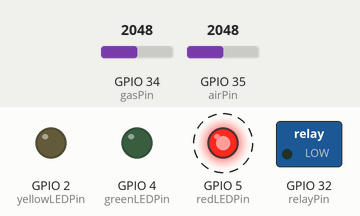
Simulated run of this sketch. Board: ESP32. On the bench: switched loads named in the sketch (green lamp = pin HIGH), output pins drawn as LEDs (lit = HIGH). Dashed ring = blinking. Inputs (shaded band) come from the test bench; at power-on: GPIO 34 (gasPin) = 2048, GPIO 35 (airPin) = 2048. WiFi joins after 1.5 s; servers stay silent unless stated; the local clock reads 2024-03-15 10:24:30 at power-on unless the sketch sets it; what the sketch prints to the serial monitor is not drawn.

Above: at 2.4 s.
2.8 s: GPIO 34 (gasPin) set to 1052
At 8.55 s:
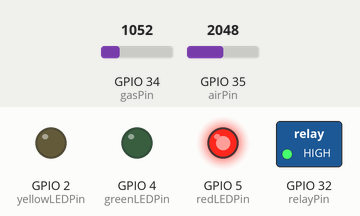
10.3 s: GPIO 34 (gasPin) set to 951
21.5 s: GPIO 35 (airPin) set to 1048
28.3 s: GPIO 35 (airPin) set to 932
At 34.8 s:
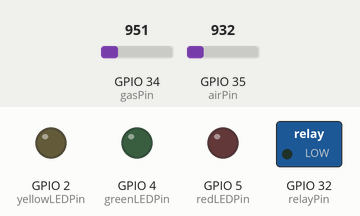
35.1 s: GPIO 35 (airPin) set to 1228
At 41.4 s:
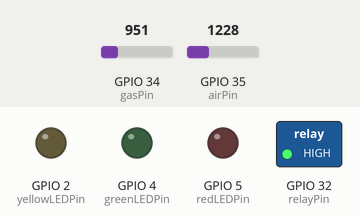
41.9 s: GPIO 35 (airPin) set to 491
At 49.35 s:
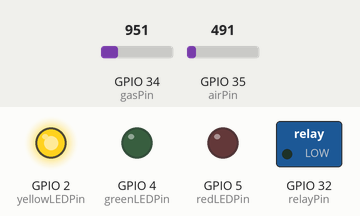
Timing chart, 0 to 52.9 s (numbered marks = the images above; inputs shaded):
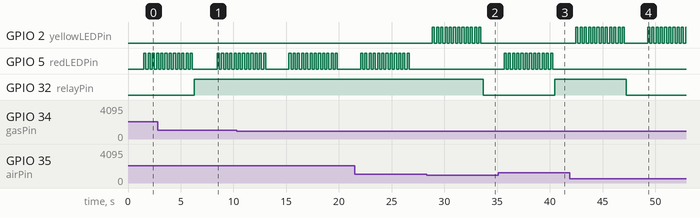

Measured:
- the behaviour switches between 1000 and 999 on GPIO 35 (airPin) (found by bisection; images 1 and 2)
- after the input at 28.3 s, GPIO 2 (yellowLEDPin): alternates HIGH for 0.20 s and LOW for 0.20 s, 24 changes in all, then stays LOW, starting after 0.56 s; GPIO 5 (redLEDPin): stops changing and stays LOW; GPIO 32 (relayPin): HIGH → LOW after 5.4 s
- after the input at 35.1 s, GPIO 2 (yellowLEDPin): stops changing and stays LOW; GPIO 5 (redLEDPin): alternates HIGH for 0.20 s and LOW for 0.20 s, 24 changes in all, then stays LOW, starting after 0.56 s; GPIO 32 (relayPin): LOW → HIGH after 5.4 s
- after the input at 41.9 s, GPIO 2 (yellowLEDPin): goes 11 × (HIGH 0.20 s, LOW 0.20 s), HIGH 0.20 s, LOW 2.2 s, 9 × (HIGH 0.20 s, LOW 0.20 s), then HIGH, starting after 0.56 s; GPIO 5 (redLEDPin): stops changing and stays LOW; GPIO 32 (relayPin): HIGH → LOW after 5.4 s

The sketch:

SAFE-IOT-Real-Time-Email-System.ino
```cpp
#include <WiFi.h>
#include <Firebase_ESP_Client.h>
#include "addons/TokenHelper.h"
#include "addons/RTDBHelper.h"
#include <time.h>  // ⏱ Time library for NTP

// Firebase objects
FirebaseData fbdo;
FirebaseAuth auth;
FirebaseConfig config;

// WiFi Credentials
#define WIFI_SSID "CHAEYOUNG"
#define WIFI_PASSWORD "12345678"

// Firebase Credentials
#define API_KEY "AIzaSyDz6w52CBVze54koDqkftq0O0XhTRJrDbE"
#define DATABASE_URL "https://safe-iot-cc63a-default-rtdb.firebaseio.com"

// Firebase Auth (email/password)
#define USER_EMAIL "lylajanevillanueva@gmail.com"
#define USER_PASSWORD "Putangina120404" // ⚠️ Secure this in production

// Sensor and Output Pins
const int gasPin = 34;
const int airPin = 35;
const int relayPin = 32;
const int redLEDPin = 5;
const int yellowLEDPin = 2;
const int greenLEDPin = 4;

// Thresholds
const int GAS_HIGH = 1000;
const int GAS_WARN = 800;
const int AIR_CLEAN = 750;
const int AIR_POLLUTED = 1000;

// State variable to track alert status
bool alertActive = false;

// Format the current date and time
String getFormattedTime() {
  time_t now;
  struct tm timeinfo;
  time(&now);
  localtime_r(&now, &timeinfo);
  char buffer[25];
  strftime(buffer, sizeof(buffer), "%Y-%m-%d %H:%M:%S", &timeinfo);
  return String(buffer);
}

// Format timestamp for Firebase path (can't have colons or spaces)
String getPathSafeTime() {
  time_t now;
  struct tm timeinfo;
  time(&now);
  localtime_r(&now, &timeinfo);
  char buffer[25];
  strftime(buffer, sizeof(buffer), "%Y-%m-%d_%H-%M-%S", &timeinfo);
  return String(buffer);
}

// Function to write data to Firebase
void writeToFirebase(int gasValue, String gasStatus, int airValue, String airStatus) {
  String timestampStr = getFormattedTime();
  String safePathTime = getPathSafeTime();
  String path = "/logs/" + safePathTime;

  FirebaseJson json;
  json.set("gas", gasValue);
  json.set("gasStatus", gasStatus);
  json.set("airQuality", airValue);
  json.set("airStatus", airStatus);
  json.set("timestamp", millis());
  json.set("datetime", timestampStr);

  if (Firebase.RTDB.setJSON(&fbdo, path.c_str(), &json)) {
    Serial.println("RTDB write success.");
  } else {
    Serial.printf("RTDB write failed: %s\n", fbdo.errorReason().c_str());
  }
}

void setup() {
  Serial.begin(115200);

  pinMode(relayPin, OUTPUT);
  pinMode(redLEDPin, OUTPUT);
  pinMode(yellowLEDPin, OUTPUT);
  pinMode(greenLEDPin, OUTPUT);

  // Connect to WiFi
  WiFi.begin(WIFI_SSID, WIFI_PASSWORD);
  Serial.print("Connecting to WiFi");
  while (WiFi.status() != WL_CONNECTED) {
    delay(500);
    Serial.print(".");
  }
  Serial.println("\nWiFi Connected!");

  // Sync time with NTP for Philippine Time (UTC+8, no DST)
  configTime(8 * 3600, 0, "pool.ntp.org", "time.nist.gov");
  Serial.print("Waiting for time sync");
  while (time(nullptr) < 100000) {
    delay(500);
    Serial.print(".");
  }
  Serial.println("\nTime synchronized!");

  // Firebase configuration
  config.api_key = API_KEY;
  config.database_url = DATABASE_URL;
  auth.user.email = USER_EMAIL;
  auth.user.password = USER_PASSWORD;
  config.token_status_callback = tokenStatusCallback;

  Firebase.begin(&config, &auth);
  Firebase.reconnectWiFi(true);
}

void loop() {
  int gasValue = analogRead(gasPin);
  int airValue = analogRead(airPin);

  // Determine air quality status
  String airStatus = (airValue < AIR_CLEAN) ? "Clean" :
                     (airValue < AIR_POLLUTED) ? "Moderate" : "Polluted";

  // Determine gas status
  String gasStatus;
  if (gasValue >= GAS_HIGH) {
    gasStatus = "Danger";
  } else if (gasValue >= GAS_WARN) {
    gasStatus = "Warning";
  } else {
    gasStatus = "Safe";
  }

  // Reset LEDs
  digitalWrite(redLEDPin, LOW);
  digitalWrite(yellowLEDPin, LOW);
  digitalWrite(greenLEDPin, LOW);

  // Determine LED and relay output
  bool gasHigh = gasValue >= GAS_HIGH;
  bool gasWarn = gasValue >= GAS_WARN && gasValue < GAS_HIGH;
  bool airPolluted = airValue >= AIR_POLLUTED;
  bool airWarn = airValue >= AIR_CLEAN && airValue < AIR_POLLUTED;

  if (gasHigh || airPolluted) {
    blinkLED(redLEDPin, 12);
  } else if (gasWarn || airWarn) {
    blinkLED(yellowLEDPin, 12);
  } else {
    digitalWrite(greenLEDPin, HIGH);
  }

  digitalWrite(relayPin, (gasHigh || airPolluted) ? HIGH : LOW);

  Serial.printf("Air: %d (%s) | Gas: %d (%s)\n", airValue, airStatus.c_str(), gasValue, gasStatus.c_str());

  // Check if we are in alert condition (Moderate/Danger or Warning/Danger)
  bool isAlertStatus = (gasStatus == "Warning" || gasStatus == "Danger") ||
                       (airStatus == "Moderate" || airStatus == "Polluted");

  if (isAlertStatus && !alertActive) {
    // Enter alert state, write alert status once
    writeToFirebase(gasValue, gasStatus, airValue, airStatus);
    alertActive = true;
  } else if (!isAlertStatus && alertActive) {
    // First clean/safe after alert, write once and reset alert state
    writeToFirebase(gasValue, gasStatus, airValue, airStatus);
    alertActive = false;
  }
  // Else no write if no change in alert state

  delay(2000);
}

void blinkLED(int pin, int times) {
  for (int i = 0; i < times; i++) {
    digitalWrite(pin, HIGH);
    delay(200);
    digitalWrite(pin, LOW);
    delay(200);
  }
}
```
